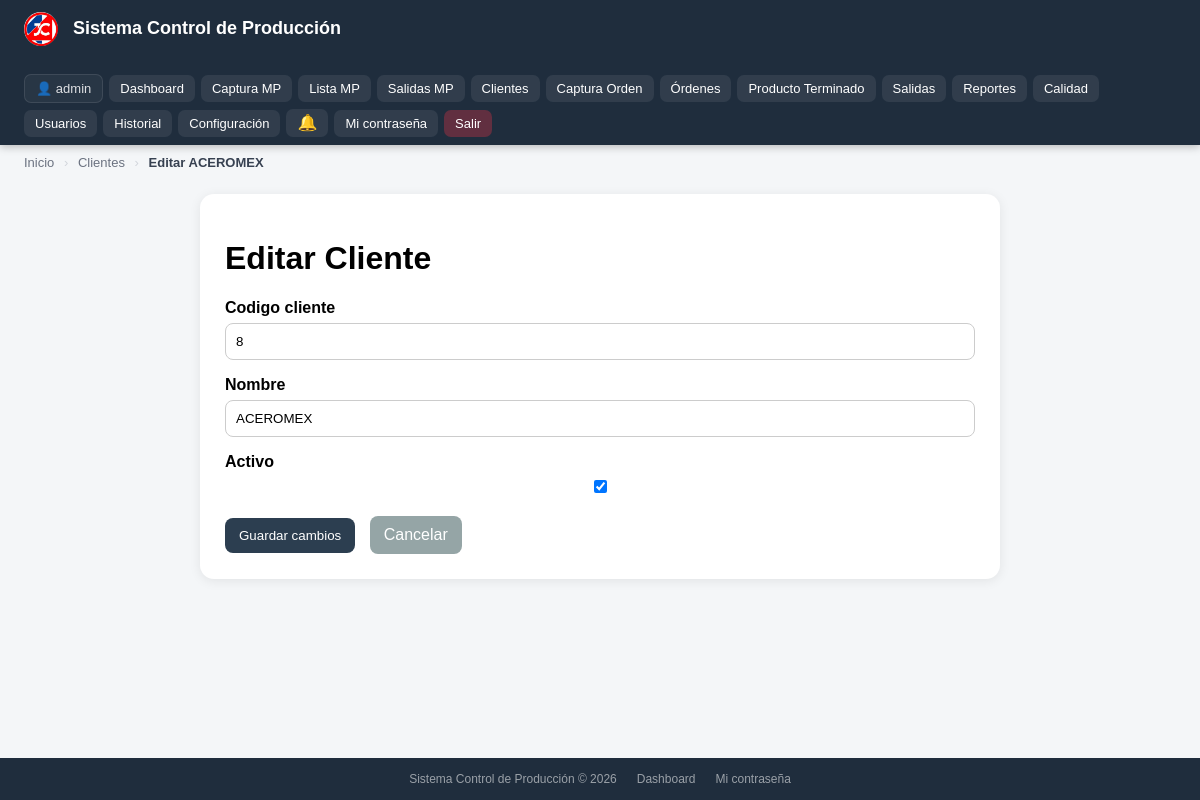
The page /editar-cliente/2/ (signed in) on the database its author committed.
### dashboard/models.py (models this page shows, shortened)
class ConfiguracionEmpresa(models.Model):
    nombre_empresa = models.CharField(max_length=120, default='Sistema Control de Producción')
    slogan         = models.CharField(max_length=200, blank=True, default='')
    logo_url       = models.URLField(blank=True, default='', verbose_name='URL del logo')
    class Meta:
        verbose_name = 'Configuración de Empresa'
    @classmethod
    def get(cls):
        obj, _ = cls.objects.get_or_create(pk=1, defaults={
            'nombre_empresa': 'Sistema Control de Producción'
        })
        return obj

### inventario/models.py (models this page shows, shortened)
class Cliente(models.Model):
    codigo_cliente = models.CharField(max_length=50, unique=True, null=True, blank=True)
    nombre = models.CharField(max_length=150, unique=True)
    activo = models.BooleanField(default=True)

### inventario/views.py (the view)
# urls.py: path('editar-cliente/<int:cliente_id>/', editar_cliente, name='editar_cliente'),
@login_required
def editar_cliente(request, cliente_id):
    if not (
        request.user.is_superuser or
        request.user.groups.filter(name__in=['Administrador', 'Supervisor', 'Coordinador']).exists()
    ):
        return HttpResponse("No tienes permiso para editar clientes.")
    cliente = get_object_or_404(Cliente, id=cliente_id)
    if request.method == 'POST':
        form = ClienteForm(request.POST, instance=cliente)
        if form.is_valid():
            form.save()
            messages.success(request, f'Cliente {cliente.nombre} actualizado correctamente.')
            return redirect('lista_clientes')
    else:
        form = ClienteForm(instance=cliente)
    return render(request, 'inventario/editar_cliente.html', {
        'form': form,
        'cliente': cliente,
    })

### inventario/forms.py
class ClienteForm(forms.ModelForm):
    class Meta:
        model = Cliente
        fields = ['codigo_cliente', 'nombre', 'activo']
        widgets = {
            'codigo_cliente': forms.TextInput(attrs={'placeholder': 'Código del cliente'}),
            'nombre': forms.TextInput(attrs={'placeholder': 'Nombre del cliente'}),
            'activo': forms.CheckboxInput(),
        }

### inventario/templates/inventario/editar_cliente.html (shortened to what this page needs)
{% extends 'base.html' %}
{% block breadcrumbs %}
<div class="breadcrumbs">
    <a href="{% url 'inicio' %}">Inicio</a>
    <span class="sep">›</span>
    <a href="{% url 'lista_clientes' %}">Clientes</a>
    <span class="sep">›</span>
    <span class="current">Editar {{ cliente.nombre }}</span>
</div>
{% endblock %}
{% block content %}
<div class="contenedor">
    <h1>Editar Cliente</h1>
    <form method="post">
        {% for field in form %}
            <div class="campo">
                <label for="{{ field.id_for_label }}">{{ field.label }}</label>
                {{ field }}
            </div>
        {% endfor %}
        <div class="acciones">
            <button type="submit">Guardar cambios</button>
            <a href="{% url 'lista_clientes' %}">Cancelar</a>
        </div>
    </form>
</div>
{% endblock %}

### templates/base.html (shortened to what this page needs)
{% load static %}
<!DOCTYPE html>
<html lang="es">
<head>
</head>
<body>
{% if request.user.is_authenticated %}
<nav class="navbar">
    <div class="logo">
        {% if config_empresa.logo_url %}
            <img src="{{ config_empresa.logo_url }}" alt="Logo"
                 style="height:34px;margin-right:10px;vertical-align:middle;border-radius:50%;">
        {% else %}
            <img src="{% static 'img/logo.webp' %}" alt="Logo"
                 style="height:34px;margin-right:10px;vertical-align:middle;border-radius:50%;">
        {% endif %}
        {{ config_empresa.nombre_empresa }}
    </div>
    <div class="links">
        <span class="usuario">👤 {{ request.user.username }}</span>
        <a href="{% url 'inicio' %}">Dashboard</a>
        <a href="{% url 'captura_mp' %}">Captura MP</a>
        <a href="{% url 'lista_mp' %}">Lista MP</a>
        <a href="{% url 'lista_salidas_mp' %}">Salidas MP</a>
        {% if es_admin_total or es_administrador or es_supervisor or es_coordinador %}
            <a href="{% url 'lista_clientes' %}">Clientes</a>
        {% endif %}
        {% if es_admin_total or es_administrador or es_supervisor or es_operador or es_capturista or es_coordinador %}
            <a href="{% url 'captura_orden' %}">Captura Orden</a>
            <a href="{% url 'lista_ordenes' %}">Órdenes</a>
        {% endif %}
        <a href="{% url 'lista_pt' %}">Producto Terminado</a>
        <a href="{% url 'lista_salidas' %}">Salidas</a>
        <a href="{% url 'reportes_index' %}">Reportes</a>
        <a href="{% url 'calidad_index' %}">Calidad</a>
        {% if es_admin_total %}
            <a href="{% url 'lista_usuarios' %}">Usuarios</a>
            <a href="{% url 'historial_general' %}">Historial</a>
            <a href="{% url 'configuracion_empresa' %}">Configuración</a>
        {% endif %}
        <div class="bell-wrap" id="bellWrap">
            <button class="bell-btn" onclick="toggleNotifs(event)" title="Notificaciones">
                🔔
            </button>
        </div>
        <a href="{% url 'cambiar_password' %}">Mi contraseña</a>
        <a href="{% url 'logout' %}" class="logout">Salir</a>
    </div>
</nav>
{% endif %}
{% block breadcrumbs %}{% endblock %}
<div class="contenido">
    {% block content %}{% endblock %}
</div>
<footer class="footer">
    <span>Sistema Control de Producción &copy; 2026</span>
    <a href="{% url 'inicio' %}">Dashboard</a>
    {% if request.user.is_authenticated %}
    <a href="{% url 'cambiar_password' %}">Mi contraseña</a>
    {% endif %}
</footer>
</body>
</html>

### templates/base.html (style rules this page uses)
*, *::before, *::after { box-sizing: border-box; }
body { margin: 0; font-family: Arial, sans-serif; background: #f4f6f8; min-height: 100vh; display: flex; flex-direction: column; }
.navbar { background: #1f2d3d; color: white; padding: 0 24px; display: flex; justify-content: space-between; align-items: center; min-height: 56px; flex-wrap: wrap; gap: 8px; position: sticky; top: 0; z-index: 100; box-shadow: 0 2px 8px rgba(0,0,0,0.25); }
.navbar .logo { font-size: 18px; font-weight: bold; padding: 12px 0; white-space: nowrap; }
.navbar .links { display: flex; gap: 6px; flex-wrap: wrap; align-items: center; padding: 8px 0; }
.navbar a { color: white; text-decoration: none; padding: 6px 11px; border-radius: 7px; font-size: 13px; background: rgba(255,255,255,0.08); white-space: nowrap; transition: background 0.15s; }
.navbar a.logout { background: rgba(220,53,69,0.35); }
.usuario { font-size: 13px; opacity: 0.85; padding: 6px 11px; border-radius: 7px; background: rgba(255,255,255,0.05); border: 1px solid rgba(255,255,255,0.12); }
.bell-wrap { position: relative; display: inline-flex; align-items: center; }
.bell-btn { background: rgba(255,255,255,0.08); border: none; color: white; padding: 6px 11px; border-radius: 7px; font-size: 16px; cursor: pointer; position: relative; line-height: 1; }
.breadcrumbs { padding: 10px 24px 0; font-size: 13px; color: #6b7280; }
.breadcrumbs a { color: #6b7280; text-decoration: none; }
.breadcrumbs .sep { color: #d1d5db; margin: 0 6px; }
.breadcrumbs .current { color: #374151; font-weight: 600; }
.contenido { padding: 24px; flex: 1; }
.footer { background: #1f2d3d; color: rgba(255,255,255,0.55); text-align: center; padding: 14px 24px; font-size: 12px; display: flex; justify-content: center; gap: 20px; flex-wrap: wrap; }
.footer a { color: rgba(255,255,255,0.55); text-decoration: none; }

### inventario/templates/inventario/editar_cliente.html (style rules this page uses)
.contenedor { max-width: 800px; margin: auto; background: white; padding: 25px; border-radius: 14px; box-shadow: 0 2px 12px rgba(0,0,0,0.08); }
.campo { display: flex; flex-direction: column; margin-bottom: 16px; }
.campo label { font-weight: bold; margin-bottom: 6px; }
.campo input, .campo select { padding: 10px; border: 1px solid #ccc; border-radius: 8px; }
.acciones { margin-top: 20px; }
.acciones button, .acciones a { display: inline-block; padding: 10px 14px; border-radius: 8px; text-decoration: none; border: none; cursor: pointer; margin-right: 10px; }
.acciones button { background: #2c3e50; color: white; }
.acciones a { background: #95a5a6; color: white; }

### rows shown on the page
ConfiguracionEmpresa: nombre_empresa "Sistema Control de Producción"
Cliente: nombre "ACEROMEX", form "8" "ACEROMEX" "☑"

### other values the page prints
{{ request.user.username }} "admin"
{{ field.label }} "Codigo cliente" "Nombre" "Activo"
